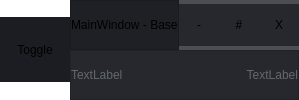
        <widget class="QFrame" name="frame_top">
         <property name="minimumSize">
          <size>
           <width>0</width>
           <height>65</height>
          </size>
         </property>
         <property name="styleSheet">
          <string notr="true">background-color: transparent;</string>
         </property>
         <property name="frameShape">
          <enum>QFrame::NoFrame</enum>
         </property>
         <property name="frameShadow">
          <enum>QFrame::Raised</enum>
         </property>
         <layout class="QHBoxLayout" name="horizontalLayout_7">
          <property name="spacing">
           <number>0</number>
          </property>
          <property name="leftMargin">
           <number>0</number>
          </property>
          <property name="topMargin">
           <number>0</number>
          </property>
          <property name="rightMargin">
           <number>0</number>
          </property>
          <property name="bottomMargin">
           <number>0</number>
          </property>
          <item>
           <widget class="QFrame" name="frame_toggle">
            <property name="maximumSize">
             <size>
              <width>70</width>
              <height>65</height>
             </size>
            </property>
            <property name="frameShape">
             <enum>QFrame::NoFrame</enum>
            </property>
            <property name="frameShadow">
             <enum>QFrame::Raised</enum>
            </property>
            <layout class="QVBoxLayout" name="verticalLayout_3">
             <property name="spacing">
              <number>0</number>
             </property>
             <property name="leftMargin">
              <number>0</number>
             </property>
             <property name="topMargin">
              <number>0</number>
             </property>
             <property name="rightMargin">
              <number>0</number>
             </property>
             <property name="bottomMargin">
              <number>0</number>
             </property>
             <item>
              <widget class="QPushButton" name="btn_toggle_menu">
               <property name="sizePolicy">
                <sizepolicy hsizetype="Expanding" vsizetype="Expanding">
                 <horstretch>0</horstretch>
                 <verstretch>0</verstretch>
                </sizepolicy>
               </property>
               <property name="minimumSize">
                <size>
                 <width>70</width>
                 <height>65</height>
                </size>
               </property>
               <property name="styleSheet">
                <string notr="true">QPushButton {
	background-image: url();
	background-position: center;
	background-repeat: no-reperat;
	border: none;
	background-color: rgb(27, 29, 35);
}
QPushButton:hover {
	background-color: rgb(33, 37, 43);
}
QPushButton:pressed {	
	background-color: rgb(85, 170, 255);
}</string>
               </property>
               <property name="text">
                <string>Toggle</string>
               </property>
              </widget>
             </item>
            </layout>
           </widget>
          </item>
          <item>
           <widget class="QFrame" name="frame_top_right">
            <property name="frameShape">
             <enum>QFrame::NoFrame</enum>
            </property>
            <property name="frameShadow">
             <enum>QFrame::Raised</enum>
            </property>
            <layout class="QVBoxLayout" name="verticalLayout_4">
             <property name="spacing">
              <number>0</number>
             </property>
             <property name="leftMargin">
              <number>0</number>
             </property>
             <property name="topMargin">
              <number>0</number>
             </property>
             <property name="rightMargin">
              <number>0</number>
             </property>
             <property name="bottomMargin">
              <number>0</number>
             </property>
             <item>
              <widget class="QFrame" name="frame_top_btns">
               <property name="minimumSize">
                <size>
                 <width>0</width>
                 <height>42</height>
                </size>
               </property>
               <property name="styleSheet">
                <string notr="true">background-color: rgba(27, 29, 35, 200)</string>
               </property>
               <property name="frameShape">
                <enum>QFrame::NoFrame</enum>
               </property>
               <property name="frameShadow">
                <enum>QFrame::Raised</enum>
               </property>
               <layout class="QHBoxLayout" name="horizontalLayout_8">
                <property name="spacing">
                 <number>0</number>
                </property>
                <property name="leftMargin">
                 <number>0</number>
                </property>
                <property name="topMargin">
                 <number>0</number>
                </property>
                <property name="rightMargin">
                 <number>0</number>
                </property>
                <property name="bottomMargin">
                 <number>0</number>
                </property>
                <item>
                 <widget class="QFrame" name="frame_label_top_btns">
                  <property name="frameShape">
                   <enum>QFrame::StyledPanel</enum>
                  </property>
                  <property name="frameShadow">
                   <enum>QFrame::Raised</enum>
                  </property>
                  <layout class="QHBoxLayout" name="horizontalLayout_10">
                   <property name="spacing">
                    <number>0</number>
                   </property>
                   <property name="leftMargin">
                    <number>0</number>
                   </property>
                   <property name="topMargin">
                    <number>0</number>
                   </property>
                   <property name="rightMargin">
                    <number>0</number>
                   </property>
                   <property name="bottomMargin">
                    <number>0</number>
                   </property>
                   <item>
                    <widget class="QLabel" name="label_title_bar_top">
                     <property name="text">
                      <string>MainWindow - Base</string>
                     </property>
                    </widget>
                   </item>
                  </layout>
                 </widget>
                </item>
                <item>
                 <widget class="QFrame" name="frame_btns_right">
                  <property name="sizePolicy">
                   <sizepolicy hsizetype="Expanding" vsizetype="Preferred">
                    <horstretch>0</horstretch>
                    <verstretch>0</verstretch>
                   </sizepolicy>
                  </property>
                  <property name="maximumSize">
                   <size>
                    <width>120</width>
                    <height>42</height>
                   </size>
                  </property>
                  <property name="frameShape">
                   <enum>QFrame::NoFrame</enum>
                  </property>
                  <property name="frameShadow">
                   <enum>QFrame::Raised</enum>
                  </property>
                  <layout class="QHBoxLayout" name="horizontalLayout_9">
                   <property name="spacing">
                    <number>0</number>
                   </property>
                   <property name="leftMargin">
                    <number>0</number>
                   </property>
                   <property name="topMargin">
                    <number>0</number>
                   </property>
                   <property name="rightMargin">
                    <number>0</number>
                   </property>
                   <property name="bottomMargin">
                    <number>0</number>
                   </property>
                   <item>
                    <widget class="QPushButton" name="btn_minimize">
                     <property name="minimumSize">
                      <size>
                       <width>40</width>
                       <height>42</height>
                      </size>
                     </property>
                     <property name="styleSheet">
                      <string notr="true">QPushButton {	
	border: none;
	background-color: transparent;
}
QPushButton:hover {
	background-color: rgb(52, 59, 72);
}
QPushButton:pressed {	
	background-color: rgb(85, 170, 255);
}</string>
                     </property>
                     <property name="text">
                      <string>-</string>
                     </property>
                    </widget>
                   </item>
                   <item>
                    <widget class="QPushButton" name="btn_maximize_restore">
                     <property name="minimumSize">
                      <size>
                       <width>40</width>
                       <height>42</height>
                      </size>
                     </property>
                     <property name="styleSheet">
                      <string notr="true">QPushButton {	
	border: none;
	background-color: transparent;
}
QPushButton:hover {
	background-color: rgb(52, 59, 72);
}
QPushButton:pressed {	
	background-color: rgb(85, 170, 255);
}</string>
                     </property>
                     <property name="text">
                      <string>#</string>
                     </property>
                    </widget>
                   </item>
                   <item>
                    <widget class="QPushButton" name="btn_close">
                     <property name="minimumSize">
                      <size>
                       <width>40</width>
                       <height>42</height>
                      </size>
                     </property>
                     <property name="styleSheet">
                      <string notr="true">QPushButton {	
	border: none;
	background-color: transparent;
}
QPushButton:hover {
	background-color: rgb(52, 59, 72);
}
QPushButton:pressed {	
	background-color: rgb(85, 170, 255);
}</string>
                     </property>
                     <property name="text">
                      <string>X</string>
                     </property>
                    </widget>
                   </item>
                  </layout>
                 </widget>
                </item>
               </layout>
              </widget>
             </item>
             <item>
              <widget class="QFrame" name="frame_info">
               <property name="minimumSize">
                <size>
                 <width>0</width>
                 <height>23</height>
                </size>
               </property>
               <property name="styleSheet">
                <string notr="true">background-color: rgba(27, 29, 35, 200)</string>
               </property>
               <property name="frameShape">
                <enum>QFrame::StyledPanel</enum>
               </property>
               <property name="frameShadow">
                <enum>QFrame::Raised</enum>
               </property>
               <layout class="QHBoxLayout" name="horizontalLayout_11">
                <property name="spacing">
                 <number>0</number>
                </property>
                <property name="leftMargin">
                 <number>0</number>
                </property>
                <property name="topMargin">
                 <number>0</number>
                </property>
                <property name="rightMargin">
                 <number>0</number>
                </property>
                <property name="bottomMargin">
                 <number>0</number>
                </property>
                <item>
                 <widget class="QLabel" name="label_top_info_1">
                  <property name="styleSheet">
                   <string notr="true">color: rgb(98, 103, 111); </string>
                  </property>
                  <property name="text">
                   <string>TextLabel</string>
                  </property>
                 </widget>
                </item>
                <item>
                 <widget class="QLabel" name="label_top_info_2">
                  <property name="styleSheet">
                   <string notr="true">color: rgb(98, 103, 111); </string>
                  </property>
                  <property name="text">
                   <string>TextLabel</string>
                  </property>
                  <property name="alignment">
                   <set>Qt::AlignRight|Qt::AlignTrailing|Qt::AlignVCenter</set>
                  </property>
                 </widget>
                </item>
               </layout>
              </widget>
             </item>
            </layout>
           </widget>
          </item>
         </layout>
        </widget>
